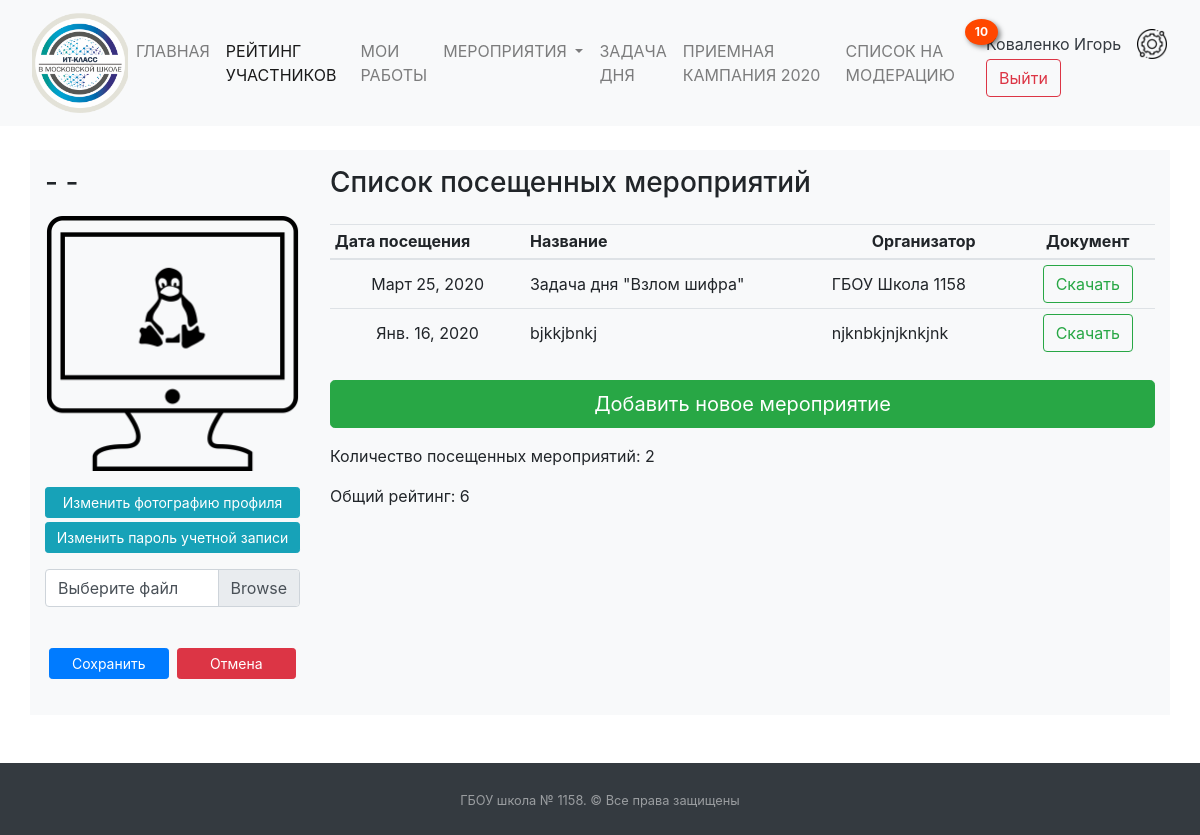
/statistic/pupil/21/img-change/ (signed in), run on an earlier commit of the app's database.
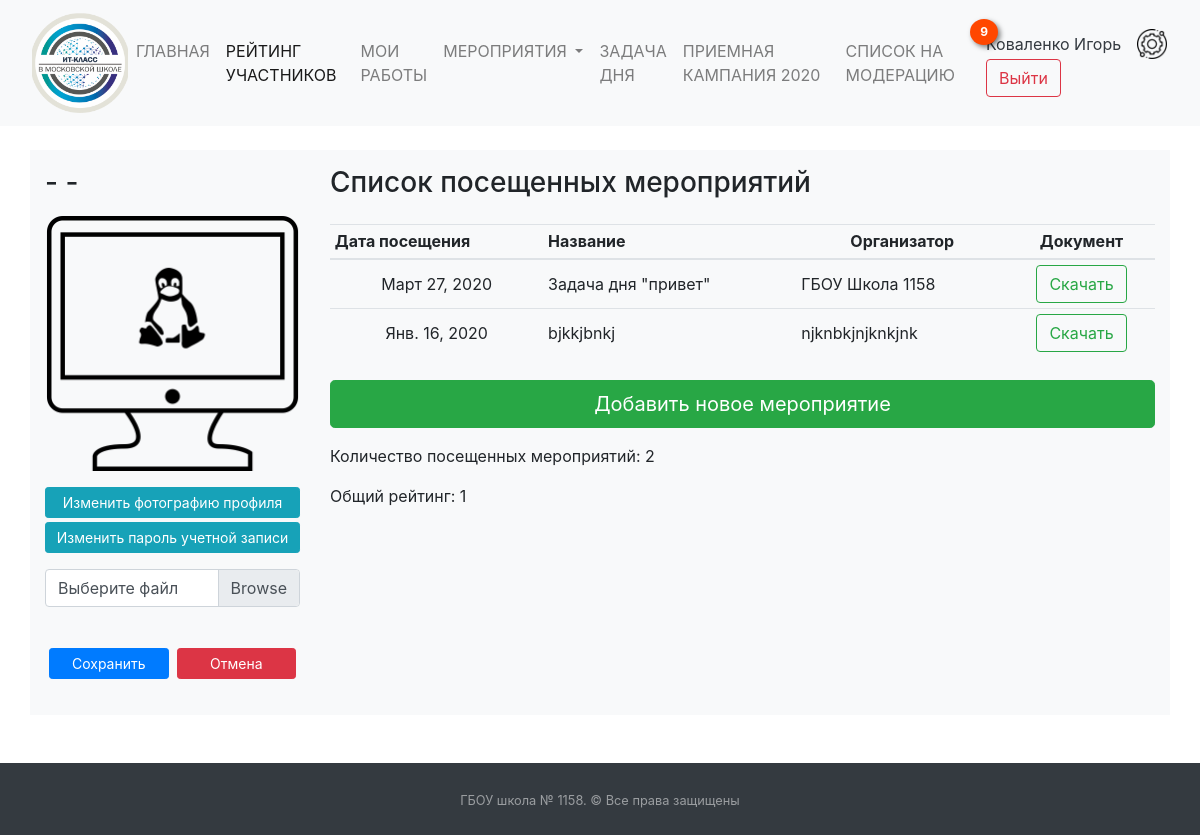
And on a later commit of the database.
### mainapp/models.py (models this page shows, shortened)
class Puples(models.Model):
    name = models.TextField("Имя", null=True)
    surname = models.TextField("Фамилия", null=True)
    rate = models.PositiveIntegerField(default=0)
    image = models.ImageField(blank=True ,upload_to="puples_photo", default="puples_photo/user-2.png")
    user = models.OneToOneField(User, on_delete=models.CASCADE, null=True)
    class Meta:
        verbose_name = "Ученики"
        verbose_name_plural = "Ученики"

class Events(models.Model):
    date = models.DateField("Дата посещения")
    name = models.CharField("Название мероприятия", max_length=200)
    organization = models.CharField("Название организации", max_length=300)
    events = models.ForeignKey(Puples, verbose_name="Мероприятия", on_delete=models.SET_NULL, null=True)
    check = models.BooleanField(default=False)
    event_rate = models.PositiveIntegerField(default=1)
    verification_file = models.FileField(upload_to="verification_files/", null=True, verbose_name="Файл")
    class Meta:
        verbose_name = "Мероприятия"
        verbose_name_plural = "Мероприятия"

### mainapp/views.py (the view, shortened to what this page needs)
# urls.py: path('<int:pk>/img-change/', views.ImgChangeView.as_view(), name='img_change'),
class ImgChangeView(LoginRequiredMixin, DetailView):
    model = Puples
    pk_url_kwarg = "pk"
    template_name = "img_change.html"
    raise_exception = True
    def get_context_data(self, **kwargs):
        context = super().get_context_data(**kwargs)
        context['events_count'] = Events.objects.filter(events__pk=self.kwargs['pk'], check=True).count()
        context['events_new'] = Events.objects.filter(check=False).count()
        context['allevents'] = Events.objects.filter(events__pk=self.kwargs['pk']).order_by('-date')
        return context
    def get(self, request, pk):
        if request.user.is_superuser or request.user.puples.pk == pk:
            return super().get(request, pk)
        return HttpResponseForbidden()

### templates/img_change.html (shortened to what this page needs)
{% extends "base.html" %}
{% block main %}
{% load static %}
<div class="container-xl my-4 bg-light">
    <div class="row">
        <div class="col col-xl-3 col-lg-3 col-md-3 col-sm-12">
            <h3 class="my-3">
                {{ puples.name }} {{puples.surname}}
            </h3>
            <img src="{{ puples.image.url }}" class="img-fluid">
            <div class="row no-gutters py-3">
                <div class="col-12"><a href="/statistic/pupil/{{ puples.pk }}/img-change/"
                                       class="btn btn-block btn-info btn-sm" role="button">Изменить фотографию
                    профиля</a></div>
                <div class="col-12 pt-1"><a href="/password-change/" class="btn btn-block btn-info btn-sm"
                                            role="button">Изменить
                    пароль учетной записи</a></div>
                <div class="col-12 py-3">
                    <form method="post" enctype="multipart/form-data">
                        <div class="custom-file col-12 pt-5">
                            <div class="form-group">
                                <label class="custom-file-label" for="customFile">Выберите файл</label>
                            </div>
                        </div>
                        <div class="row no-gutters">
                            <div class="col p-1"><button type="submit" class="btn btn-primary btn-block btn-sm">Сохранить</button></div>
                            <div class="col p-1"> <a class="btn btn-danger btn-block btn-sm" href="/statistic/pupil/{{ puples.id }}" role="button">Отмена</a></div>
                        </div>
                    </form>
                </div>
            </div>
        </div>
        <div class="col">
            <h3 class="pt-3">
                Список посещенных мероприятий
            </h3>
            <table class="table table-sm text-center my-4">
                <thead class="thead text-center">
                <tr>
                    <th class="text-left">Дата посещения</th>
                    <th class="text-left">Название</th>
                    <th>Организатор</th>
                    <th>Документ</th>
                </tr>
                </thead>
                {% for event in allevents %}
                <tr {% if event.check is False %} class="alert-warning" {% endif %}>
                    <td class="align-middle">{{ event.date }}
                    </td>
                    <td class="text-left align-middle">{{ event.name }}</td>
                    <td class="text-left align-middle">{{ event.organization }}</td>
                    <td class="text-center align-middle">
                        <form method="post" action="{% url 'verification_file_download' %}">
                            <button type="submit" class="btn btn-outline-success">Скачать</button>
                        </form>
                    </td>
                </tr>
                {% endfor %}
            </table>
            <a class="btn btn-success btn-lg btn-block" href="add_events" role="button">Добавить новое мероприятие</a>
            <p class="my-3">Количество посещенных мероприятий: {{ events_count }} </p>
            <p class="my-3">Общий рейтинг: {{ puples.rate }}</p>
        </div>
    </div>
  </div>
    {% endblock %}
{% block detail_active %} active{% endblock %}

### templates/base.html (shortened to what this page needs)
<!DOCTYPE html>
<html lang="ru">
{% load static %}
<head>
    <link href="{% static 'css/bootstrap.css' %}" rel="stylesheet" type="text/css">
    <link href="{% static 'css/style.css' %}" rel="stylesheet" type="text/css">
    <link rel="stylesheet" href="//code.jquery.com/ui/1.12.1/themes/base/jquery-ui.css">
    <link rel="stylesheet" href="/resources/demos/style.css">
</head>
<body>
<div class="container-fuild">
    <nav class="navbar navbar-expand-lg navbar-light bg-light">
        <a href="/" class="navbar-brand">
            <img class="img-fluid mx-3"
                 style="width: 100px; object-fit: cover; height:100px;"
                 src="{% static '/images/itclass-logo.png' %}"></a>
        <div class="collapse navbar-collapse" id="navbarSupportedContent">
            <ul class="navbar-nav mr-auto">
                <li class="nav-item">
                    <a class="nav-link{% block main_active %}{% endblock %}" href="/">ГЛАВНАЯ<span class="sr-only">(current)</span></a>
                </li>
                {% if user.is_authenticated %}
                    <li class="nav-item">
                        <a class="nav-link{% block detail_active %}{% endblock %}" href="/rate">РЕЙТИНГ УЧАСТНИКОВ</a>
                    </li>
                {% endif %}
                {% if user.is_authenticated %}
                    <li class="nav-item">
                        <a class="nav-link{% block detail_active_works %}{% endblock %}" href="/works">МОИ РАБОТЫ</a>
                    </li>
                {% endif %}
                <li class="nav-item dropdown">
                    <a class="nav-link dropdown-toggle{% block detail_active_hach %}{% endblock %}" href="#"
                       id="navbarDropdown" role="button"
                       data-toggle="dropdown" aria-haspopup="true" aria-expanded="false">
                        МЕРОПРИЯТИЯ
                    </a>
                </li>
                {% if user.is_authenticated %}
                    <li class="nav-item">
                        <a class="nav-link{% block detail_active_task %}{% endblock %}" href="/task_day/">ЗАДАЧА ДНЯ</a>
                    </li>
                {% endif %}
                <li class="nav-item">
                    <a class="nav-link" href="http://profil.mos.ru/it/?page_id=1139">ПРИЕМНАЯ КАМПАНИЯ 2020</a>
                </li>
                {% if user.is_superuser %}
                    {% if events_new != 0 %}
                        <li class="nav-item">
                        <a class="nav-link notification{% block detail_active_checklist %}{% endblock %}"
                           href="/check_list"><span>СПИСОК
                            НА МОДЕРАЦИЮ </span>
                        <span class="badge mr-3 mr-lg-0">{{ events_new }}</span>{% endif %}</a>
                </li>
                {% endif %}
            </ul>
            <form class="form-inline my-2 my-lg-0">
                {% if user.is_authenticated %}
                    <a class="nav-link text-dark disabled p-0"
                       href="/account/">{{ user.last_name }} {{ user.first_name }}</a>
                    <a href="/account/">
                        <img class="img-fluid mx-3"
                             style="width: 30px; object-fit: cover; height:30px;"
                             src="{% static '/images/support.png' %}"></a>
                {% endif %}
                {% if user.username == "" %}
                    <a class="nav-link disabled" href="#">Гость</a>
                    <a class="btn btn-outline-success my-2 my-sm-0" href="/login">Войти</a>
                {% else %}
                    <a class="btn btn-outline-danger my-2 my-sm-0" href="/logout">Выйти</a>
                {% endif %}
            </form>
        </div>
    </nav>
    {% block main %}
    {% endblock %}
    <footer id="sticky-footer" class="py-4 bg-dark text-white-50 mt-5">
        <div class="container text-center">
            <small>ГБОУ школа № 1158. &copy; Все права защищены</small>
        </div>
    </footer>
</div>
</body>
</html>

### static/css/style.css (style rules this page uses)
.notification { color: black; text-decoration: none; position: relative; display: inline-block; border-radius: 2px; width: auto; height: auto; }
.notification .badge { position: absolute; top: -12px; right: -12px; padding: 7px 10px; border-radius: 70%; background-color: #ff4700; box-shadow: 0.2em 0.2em 5px rgba(0, 0, 0, 0.5); color: white; }

What changed in the data, as far as the page shows it:
removed Events: date "Март 25, 2020", name "Задача дня \"Взлом шифра\"", organization "ГБОУ Школа 1158"
changed Puples: rate "6" → "1"
added Events: date "Март 27, 2020", name "Задача дня \"привет\"", organization "ГБОУ Школа 1158"
Also different on the page:
{{ events_new }}: "10" → "9"
